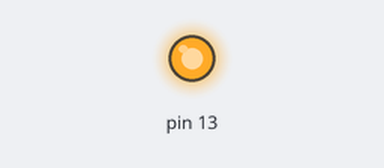
Bench run of a sketch on a simulated Arduino Uno, built with avr-gcc and run on an emulated ATmega328P. Shown: output pins drawn as LEDs (lit = HIGH).

Above: at 1.0 s.
At 3.0 s:
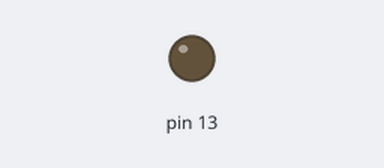
Timing chart, 0 to 5.2 s (numbered marks = the images above):
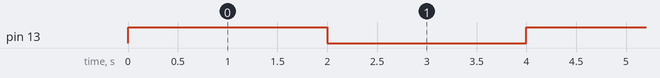

The sketch:

Hardware2.ino
```cpp
void setup(){
pinMode(13,OUTPUT);
}

void loop()
{
for (int x = 0; x < 6; x++) {
   digitalWrite(13, HIGH);
   delay(2000);
   digitalWrite(13, LOW);
   delay(2000);
}
}
```

Measured:
- by itself, pin 13: alternates HIGH for 2.0 s and LOW for 2.0 s
